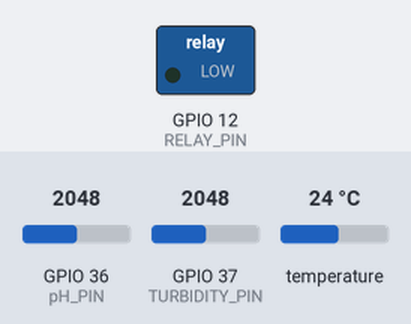
Bench run of a sketch on a simulated ESP32. On the bench: switched loads named in the sketch (green lamp = pin HIGH). The test bench sets the inputs (shaded band); at power-on: GPIO 36 (pH_PIN) = 2048, GPIO 37 (TURBIDITY_PIN) = 2048, temperature 24 °C. WiFi joins after 1.5 s; servers stay silent unless stated.

Above: at 1.9 s.
At 2.6 s:
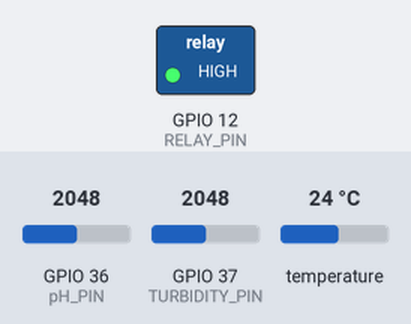
Timing chart, 0 to 4.1 s (numbered marks = the images above):
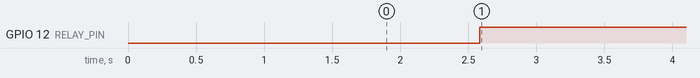

Measured:
- by itself, GPIO 12 (RELAY_PIN): LOW → HIGH at 2.6 s

The sketch:

Esp_Code.ino
```cpp
#include <WiFi.h>
#include <BlynkSimpleEsp32.h>
#include <OneWire.h>
#include <DallasTemperature.h>

// Wi-Fi credentials
const char* ssid = "YOUR_WIFI_SSID";
const char* password = "YOUR_WIFI_PASSWORD";
const char* authToken = "YOUR_BLYNK_AUTH_TOKEN";

// Sensor pins
#define pH_PIN A0
#define TURBIDITY_PIN A1
#define TEMP_PIN 4
#define RELAY_PIN 12

// Thresholds (adjust based on aquarium needs)
const float pH_THRESHOLD = 6.5; // Example: ideal pH for freshwater aquariums <button class="citation-flag" data-index="6">
const float TEMP_THRESHOLD = 28.0; // °C <button class="citation-flag" data-index="1">
const int TURBIDITY_THRESHOLD = 150; // NTU <button class="citation-flag" data-index="7">

OneWire oneWire(TEMP_PIN);
DallasTemperature tempSensor(&oneWire);

void setup() {
  Serial.begin(115200);
  Blynk.begin(authToken, ssid, password);
  tempSensor.begin();
  pinMode(RELAY_PIN, OUTPUT);
  digitalWrite(RELAY_PIN, LOW);
}

void loop() {
  Blynk.run();

  // Read pH
  float pHValue = analogRead(pH_PIN);
  pHValue = map(pHValue, 0, 4095, 0, 14); // Convert to pH scale (calibrate with known solutions) <button class="citation-flag" data-index="4">

  // Read temperature
  tempSensor.requestTemperatures();
  float temp = tempSensor.getTempCByIndex(0);

  // Read turbidity
  int turbidity = analogRead(TURBIDITY_PIN); // Raw ADC value <button class="citation-flag" data-index="2">

  // Send data to Blynk
  Blynk.virtualWrite(V1, pHValue);
  Blynk.virtualWrite(V2, temp);
  Blynk.virtualWrite(V3, turbidity);

  // Automated control
  if (pHValue < pH_THRESHOLD || temp > TEMP_THRESHOLD || turbidity > TURBIDITY_THRESHOLD) {
    digitalWrite(RELAY_PIN, HIGH); // Activate pump or light <button class="citation-flag" data-index="8">
    Blynk.notify("ALERT: Abnormal water parameters detected!"); // Send Telegram notification <button class="citation-flag" data-index="3">
  } else {
    digitalWrite(RELAY_PIN, LOW);
  }

  delay(5000);
}
```
